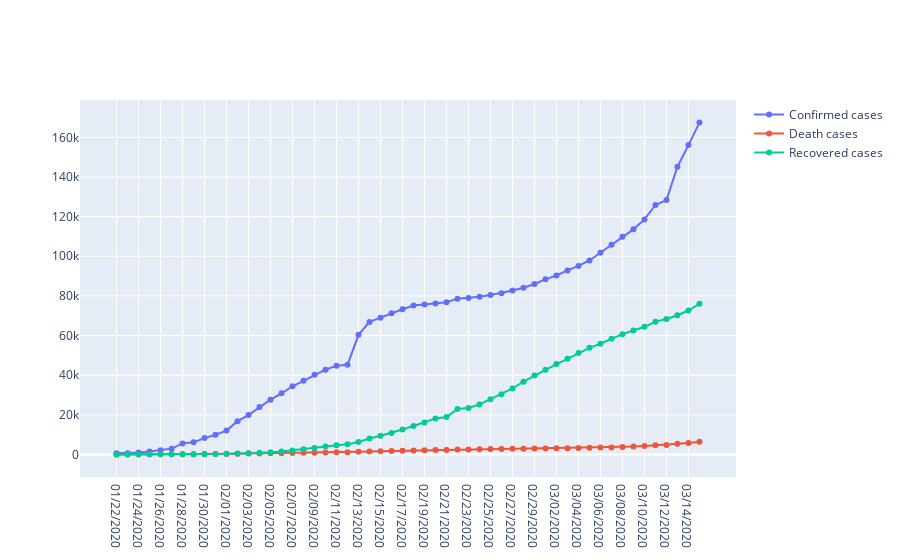

Source (notebook cell):
### Code cell
fig=go.Figure()
fig.add_trace(go.Scatter(x=confirmed['Date'],y=confirmed['Confirmed'],mode='lines+markers',name='Confirmed cases'))
fig.add_trace(go.Scatter(x=deaths['Date'],y=deaths['Deaths'],mode='lines+markers',name='Death cases'))
fig.add_trace(go.Scatter(x=Recovered['Date'],y=Recovered['Recovered'],mode='lines+markers',name='Recovered cases'))
